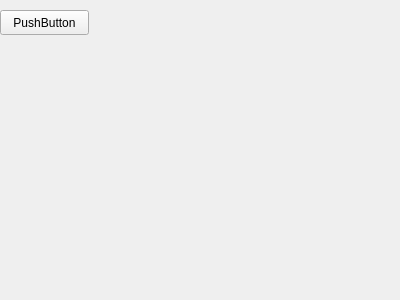
<?xml version="1.0" encoding="UTF-8"?>
<ui version="4.0">
 <class>Form</class>
 <widget class="QWidget" name="Form">
  <property name="geometry">
   <rect>
    <x>0</x>
    <y>0</y>
    <width>400</width>
    <height>300</height>
   </rect>
  </property>
  <property name="windowTitle">
   <string>Form</string>
  </property>
  <widget class="QPushButton" name="pushButton">
   <property name="geometry">
    <rect>
     <x>0</x>
     <y>10</y>
     <width>89</width>
     <height>25</height>
    </rect>
   </property>
   <property name="text">
    <string>PushButton</string>
   </property>
  </widget>
 </widget>
 <resources/>
 <connections/>
</ui>
